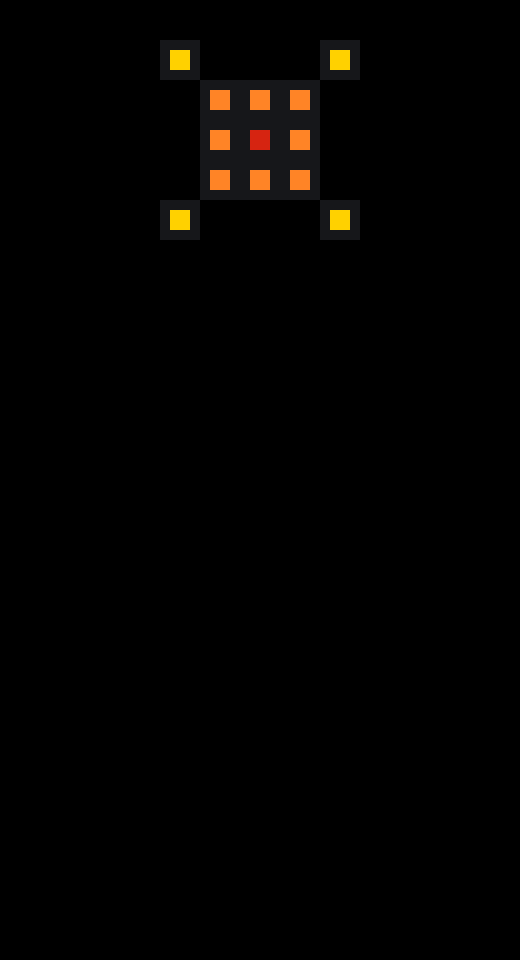

A 2D game scene composited from a Tiled map and its tileset images. What follows is a short description and the map's XML, with every tile layer's data as written:
An orthogonal 13x24 tile map with 40x40 px tiles, 1 tile layer (Bricks) and 13 objects.

<map version="1.10" tiledversion="1.10.1" orientation="orthogonal" renderorder="right-down" width="13" height="24" tilewidth="40" tileheight="40" infinite="0" nextlayerid="8" nextobjectid="104">
 <editorsettings>
  <export target="LevelThree.lua" format="lua" />
 </editorsettings>
 <tileset firstgid="1" name="Bricks2.0" tilewidth="40" tileheight="40" tilecount="5" columns="5">
  <image source="Bricks.png" width="200" height="40" />
 </tileset>
 <layer id="7" name="Bricks" width="13" height="24" locked="1">
  <data encoding="csv">
0,0,0,0,0,0,0,0,0,0,0,0,0,
0,0,0,0,3,0,0,0,3,0,0,0,0,
0,0,0,0,0,2,2,2,0,0,0,0,0,
0,0,0,0,0,2,1,2,0,0,0,0,0,
0,0,0,0,0,2,2,2,0,0,0,0,0,
0,0,0,0,3,0,0,0,3,0,0,0,0,
0,0,0,0,0,0,0,0,0,0,0,0,0,
0,0,0,0,0,0,0,0,0,0,0,0,0,
0,0,0,0,0,0,0,0,0,0,0,0,0,
0,0,0,0,0,0,0,0,0,0,0,0,0,
0,0,0,0,0,0,0,0,0,0,0,0,0,
0,0,0,0,0,0,0,0,0,0,0,0,0,
0,0,0,0,0,0,0,0,0,0,0,0,0,
0,0,0,0,0,0,0,0,0,0,0,0,0,
0,0,0,0,0,0,0,0,0,0,0,0,0,
0,0,0,0,0,0,0,0,0,0,0,0,0,
0,0,0,0,0,0,0,0,0,0,0,0,0,
0,0,0,0,0,0,0,0,0,0,0,0,0,
0,0,0,0,0,0,0,0,0,0,0,0,0,
0,0,0,0,0,0,0,0,0,0,0,0,0,
0,0,0,0,0,0,0,0,0,0,0,0,0,
0,0,0,0,0,0,0,0,0,0,0,0,0,
0,0,0,0,0,0,0,0,0,0,0,0,0,
0,0,0,0,0,0,0,0,0,0,0,0,0
</data>
 </layer>
 <objectgroup id="2" name="BrickOne" />
 <objectgroup id="3" name="BrickTwo" />
 <objectgroup id="4" name="BrickThree">
  <object id="91" x="320" y="200" width="40" height="40" />
  <object id="92" x="160" y="200" width="40" height="40" />
  <object id="93" x="160" y="40" width="40" height="40" />
  <object id="94" x="320" y="40" width="40" height="40" />
 </objectgroup>
 <objectgroup id="5" name="BrickFour">
  <object id="95" x="200" y="80" width="40" height="40" />
  <object id="96" x="240" y="80" width="40" height="40" />
  <object id="97" x="280" y="80" width="40" height="40" />
  <object id="98" x="200" y="120" width="40" height="40" />
  <object id="99" x="200" y="160" width="40" height="40" />
  <object id="100" x="240" y="160" width="40" height="40" />
  <object id="101" x="280" y="160" width="40" height="40" />
  <object id="102" x="280" y="120" width="40" height="40" />
 </objectgroup>
 <objectgroup id="6" name="BrickFive">
  <object id="103" x="240" y="120" width="40" height="40" />
 </objectgroup>
</map>
